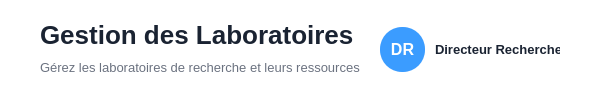
      <widget class="QFrame" name="headerFrame">
       <property name="minimumSize">
        <size>
         <width>0</width>
         <height>100</height>
        </size>
       </property>
       <property name="maximumSize">
        <size>
         <width>16777215</width>
         <height>100</height>
        </size>
       </property>
       <property name="styleSheet">
        <string notr="true">background-color: white;
border: none;</string>
       </property>
       <property name="frameShape">
        <enum>QFrame::Shape::NoFrame</enum>
       </property>
       <layout class="QHBoxLayout" name="horizontalLayoutHeader">
        <property name="spacing">
         <number>20</number>
        </property>
        <property name="leftMargin">
         <number>40</number>
        </property>
        <property name="topMargin">
         <number>20</number>
        </property>
        <property name="rightMargin">
         <number>40</number>
        </property>
        <property name="bottomMargin">
         <number>20</number>
        </property>
        <item>
         <layout class="QVBoxLayout" name="verticalLayoutTitle">
          <property name="spacing">
           <number>5</number>
          </property>
          <item>
           <widget class="QLabel" name="titleLabel">
            <property name="styleSheet">
             <string notr="true">color: #1a2332;
font-size: 26px;
font-weight: 700;
background: transparent;
border: none;</string>
            </property>
            <property name="text">
             <string>Gestion des Laboratoires</string>
            </property>
           </widget>
          </item>
          <item>
           <widget class="QLabel" name="subtitleLabel">
            <property name="styleSheet">
             <string notr="true">color: #6b7280;
font-size: 13px;
background: transparent;
border: none;</string>
            </property>
            <property name="text">
             <string>Gérez les laboratoires de recherche et leurs ressources</string>
            </property>
           </widget>
          </item>
         </layout>
        </item>
        <item>
         <spacer name="horizontalSpacerHeader">
          <property name="orientation">
           <enum>Qt::Orientation::Horizontal</enum>
          </property>
          <property name="sizeHint" stdset="0">
           <size>
            <width>0</width>
            <height>0</height>
           </size>
          </property>
         </spacer>
        </item>
        <item>
         <widget class="QFrame" name="userFrame">
          <property name="minimumSize">
           <size>
            <width>180</width>
            <height>55</height>
           </size>
          </property>
          <property name="maximumSize">
           <size>
            <width>180</width>
            <height>55</height>
           </size>
          </property>
          <property name="styleSheet">
           <string notr="true">background-color: transparent;
border: none;</string>
          </property>
          <property name="frameShape">
           <enum>QFrame::Shape::NoFrame</enum>
          </property>
          <layout class="QHBoxLayout" name="horizontalLayoutUser">
           <property name="spacing">
            <number>10</number>
           </property>
           <property name="leftMargin">
            <number>0</number>
           </property>
           <property name="topMargin">
            <number>0</number>
           </property>
           <property name="rightMargin">
            <number>0</number>
           </property>
           <property name="bottomMargin">
            <number>0</number>
           </property>
           <item>
            <widget class="QLabel" name="userAvatar">
             <property name="minimumSize">
              <size>
               <width>45</width>
               <height>45</height>
              </size>
             </property>
             <property name="maximumSize">
              <size>
               <width>45</width>
               <height>45</height>
              </size>
             </property>
             <property name="styleSheet">
              <string notr="true">background-color: #3b9cff;
border-radius: 22px;
color: white;
font-weight: bold;
font-size: 16px;</string>
             </property>
             <property name="text">
              <string>DR</string>
             </property>
             <property name="alignment">
              <set>Qt::AlignmentFlag::AlignCenter</set>
             </property>
            </widget>
           </item>
           <item>
            <widget class="QLabel" name="userName">
             <property name="styleSheet">
              <string notr="true">color: #1a2332;
font-size: 13px;
font-weight: 600;
background: transparent;</string>
             </property>
             <property name="text">
              <string>Directeur Recherche</string>
             </property>
            </widget>
           </item>
          </layout>
         </widget>
        </item>
       </layout>
      </widget>
